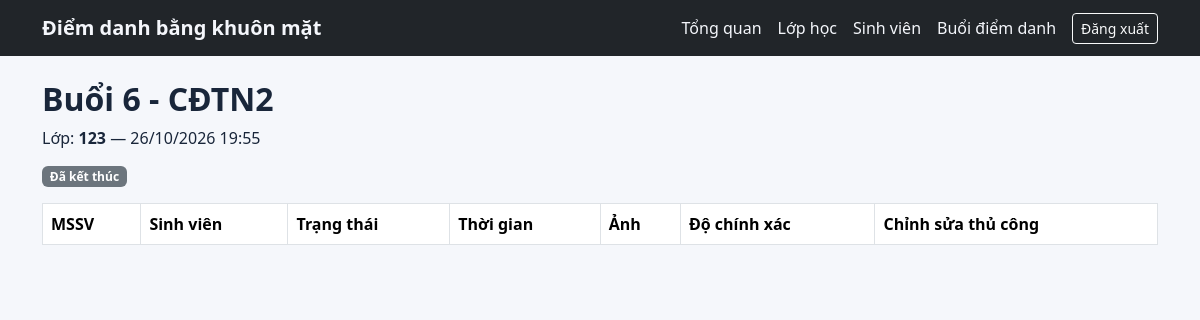
Before: /sessions/6 (signed in) with the older database file.
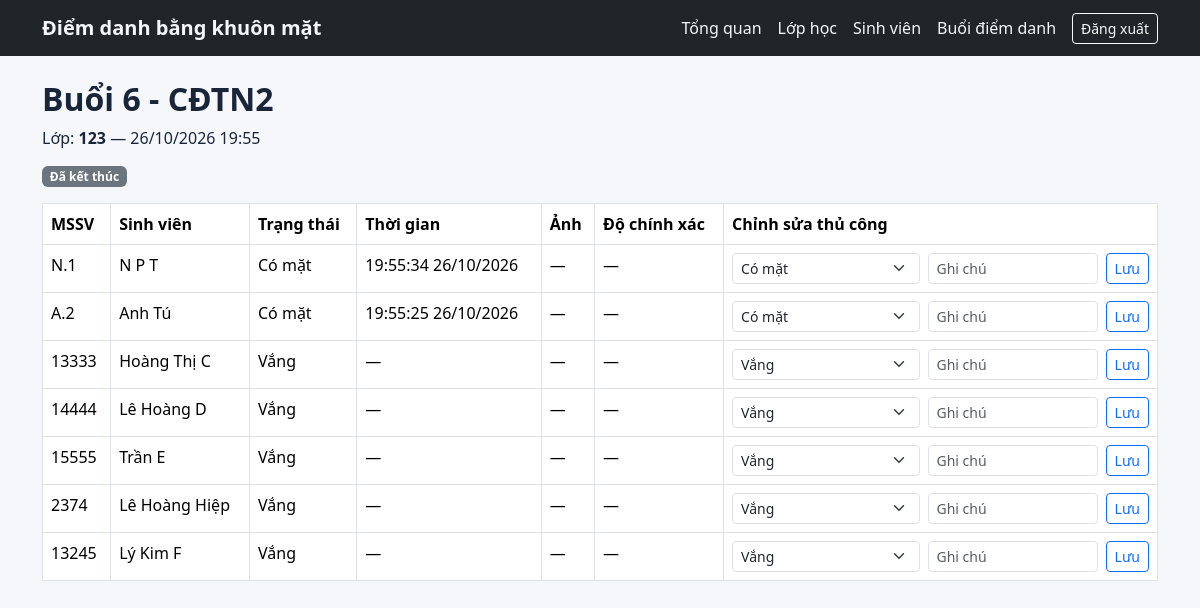
After: the same page with the newer database file.
### models.py (models this page shows)
class Student(db.Model):
    id = db.Column(db.Integer, primary_key=True)
    code = db.Column(db.String(30), unique=True, nullable=False)
    full_name = db.Column(db.String(150), nullable=False)
    class_id = db.Column(db.Integer, db.ForeignKey('school_class.id'), nullable=False)
    school_class = db.relationship('SchoolClass')
    classes = db.relationship('SchoolClass', secondary=student_class, back_populates='students')
    faces = db.relationship('FaceSample', cascade='all, delete-orphan', back_populates='student')

class Attendance(db.Model):
    __table_args__ = (UniqueConstraint('session_id', 'student_id', name='uq_session_student'),)
    id = db.Column(db.Integer, primary_key=True)
    session_id = db.Column(db.Integer, db.ForeignKey('session.id'), nullable=False)
    student_id = db.Column(db.Integer, db.ForeignKey('student.id'), nullable=False)
    status = db.Column(db.String(20), default='absent', nullable=False)
    recorded_at = db.Column(db.DateTime, default=datetime.now, nullable=False)
    note = db.Column(db.String(255), default='')
    match_distance = db.Column(db.Float, nullable=True)
    capture_image = db.Column(LargeBinary, nullable=True)
    session = db.relationship('Session')
    student = db.relationship('Student')

### app.py (the view)
@app.get('/sessions/<int:session_id>')
@staff_required
def session_detail(session_id):
    s = db.get_or_404(Session, session_id)
    rows = Attendance.query.filter_by(session_id=session_id).all()
    students = s.school_class.students
    attendance_by_student = {a.student_id: a for a in rows}
    rank = {'present': 0, 'late': 1, 'absent': 2}
    def student_key(student):
        a = attendance_by_student.get(student.id)
        status = a.status if a else 'absent'
        return (rank.get(status, 3), _student_name_sort_key(student))
    students.sort(key=student_key)
    return render_template('session_detail.html', session=s, students=students, attendance=attendance_by_student)

### app.py (called while the page is built)
@login_manager.user_loader
def load_user(user_id):
    return db.session.get(User, int(user_id))

def staff_required(view):
    @wraps(view)
    def wrapped(*args, **kwargs):
        if not current_user.is_authenticated:
            return login_manager.unauthorized()
        if getattr(current_user, 'role', None) not in ('teacher', 'admin'):
            abort(403)
        return view(*args, **kwargs)
    return wrapped

@app.context_processor
def common():
    return {'now': datetime.now}

def _student_name_sort_key(student):
    words = (student.full_name or '').strip().split()
    name_parts = tuple(_vietnamese_word_sort_key(word) for word in reversed(words))
    return (name_parts, (student.code or '').casefold())

### templates/session_detail.html
{% extends 'base.html' %}{% block content %}<h2>{{ session.title }}</h2><p>Lớp: <b>{{ session.school_class.code }}</b> — {{ session.started_at.strftime('%d/%m/%Y %H:%M') }}</p><div class="d-flex gap-2 mb-3">{% if not session.ended_at %}<a class="btn btn-primary" href="{{ url_for('camera',session_id=session.id) }}">Mở camera điểm danh</a><form method="post" action="{{ url_for('close_session',session_id=session.id) }}"><button class="btn btn-outline-danger" onclick="return confirm('Kết thúc buổi điểm danh?')">Kết thúc buổi</button></form>{% else %}<span class="badge bg-secondary">Đã kết thúc</span>{% endif %}</div><table class="table table-bordered table-hover"><thead><tr><th>MSSV</th><th>Sinh viên</th><th>Trạng thái</th><th>Thời gian</th><th>Ảnh</th><th>Độ chính xác</th><th>Chỉnh sửa thủ công</th></tr></thead><tbody>{% for s in students %}{% set a=attendance.get(s.id) %}{% set current_status = a.status if a and a.status in ('present', 'late', 'absent') else 'absent' %}<tr><td>{{ s.code }}</td><td>{{ s.full_name }}</td><td>{{ {'present': 'Có mặt', 'late': 'Đi muộn', 'absent': 'Vắng'}.get(a.status, 'Vắng') if a else 'Vắng' }}</td><td>{{ a.recorded_at.strftime('%H:%M:%S %d/%m/%Y') if a and a.status != 'absent' and a.recorded_at else '—' }}</td><td>{% if a and a.capture_image %}<img class="attendance-image" src="{{ url_for('attendance_image',session_id=session.id,student_id=s.id) }}" alt="Ảnh nhận diện của {{ s.full_name }}" loading="lazy">{% else %}—{% endif %}</td><td>{% if a and a.match_distance is not none and a.status != 'absent' %}{{ '%.2f'|format((1 - a.match_distance) * 100) }}%{% else %}—{% endif %}</td><td><form method="post" class="d-flex gap-2" action="{{ url_for('edit_attendance',session_id=session.id,student_id=s.id) }}"><select name="status" class="form-select form-select-sm"><option value="present" {% if current_status == 'present' %}selected{% endif %}>Có mặt</option><option value="late" {% if current_status == 'late' %}selected{% endif %}>Đi muộn</option><option value="absent" {% if current_status == 'absent' %}selected{% endif %}>Vắng</option></select><input class="form-control form-control-sm" name="note" placeholder="Ghi chú" value="{{ a.note if a else '' }}"><button class="btn btn-sm btn-outline-primary">Lưu</button></form></td></tr>{% endfor %}</tbody></table>{% endblock %}

Changed rows visible on the page:
now on this page (row unchanged): Student: code "N.1", full_name "N P T", status "Có mặt"
now on this page (row unchanged): Attendance: status "Có mặt", recorded_at "19:55:34 26/10/2026"
now on this page (row unchanged): Student: code "A.2", full_name "Anh Tú", status "Có mặt"
now on this page (row unchanged): Attendance: status "Có mặt", recorded_at "19:55:25 26/10/2026"
added Student: code "13333", full_name "Hoàng Thị C", status "Vắng", recorded_at "—"
added Student: code "14444", full_name "Lê Hoàng D", status "Vắng", recorded_at "—"
added Student: code "15555", full_name "Trần E", status "Vắng", recorded_at "—"
added Student: code "2374", full_name "Lê Hoàng Hiệp", status "Vắng", recorded_at "—"
added Student: code "13245", full_name "Lý Kim F", status "Vắng", recorded_at "—"
